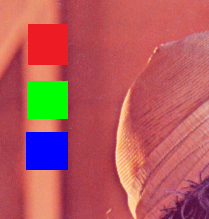
#> input picture dm1exer/img.png, 209 x 219 px
$ python exer3.py img.png out.png
#> lines starting #> are read from the running program, lines starting #| are printed output that depends on the picture
# -*- coding: utf-8 -*-
# exer3.py
# 画像に横方向sobel filterをかける
#  - 負値となる画素は-1倍，
#  - 255を超える画素には，オーバーフローを避けるため255を代入

import numpy as np
import sys
import cv2

fname_in  = sys.argv[1]
fname_out = sys.argv[2]

#画像をロード, グレースケール化, float型へ変換
img = cv2.imread(fname_in)
#> img is the input picture: shape (219, 209, 3); mean B, G, R 92.9, 89.6, 180.2
img = cv2.cvtColor(img, cv2.COLOR_RGB2GRAY)
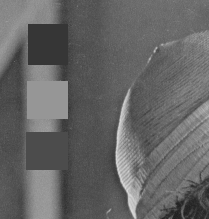
#> img: shape (219, 209); min 31, max 217, mean 100.9
img = np.float64(img)

#出力画像を準備(グレースケール，float型)
img_out = np.zeros_like( img )


#フィルタ処理

#ここを編集
for y in range( 1, img.shape[0]-1 ) : #端っこは無視
    for x in range( 1, img.shape[1]-1 ) :
        img_out[y,x] = -1*img[y-1,x-1]+ 0*img[y-1,x]+ 1*img[y-1,x+1]+\
                       -2*img[y  ,x-1]+ 0*img[y  ,x]+ 2*img[y  ,x+1]+\
                       -1*img[y+1,x-1]+ 0*img[y+1,x]+ 1*img[y+1,x+1]
        if(img_out[y,x] < 0) :
            img_out[y,x] = (-1) * img_out[y,x]
        if(img_out[y,x] > 255) :
            img_out[y,x] = 255
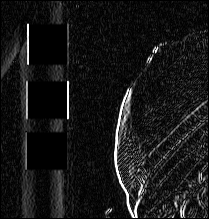
#> img_out: shape (219, 209) float64; min 0, max 255, mean 23.3


#float型からuint8型に変換し、書き出し
cv2.imwrite(fname_out, np.uint8( img_out) )
